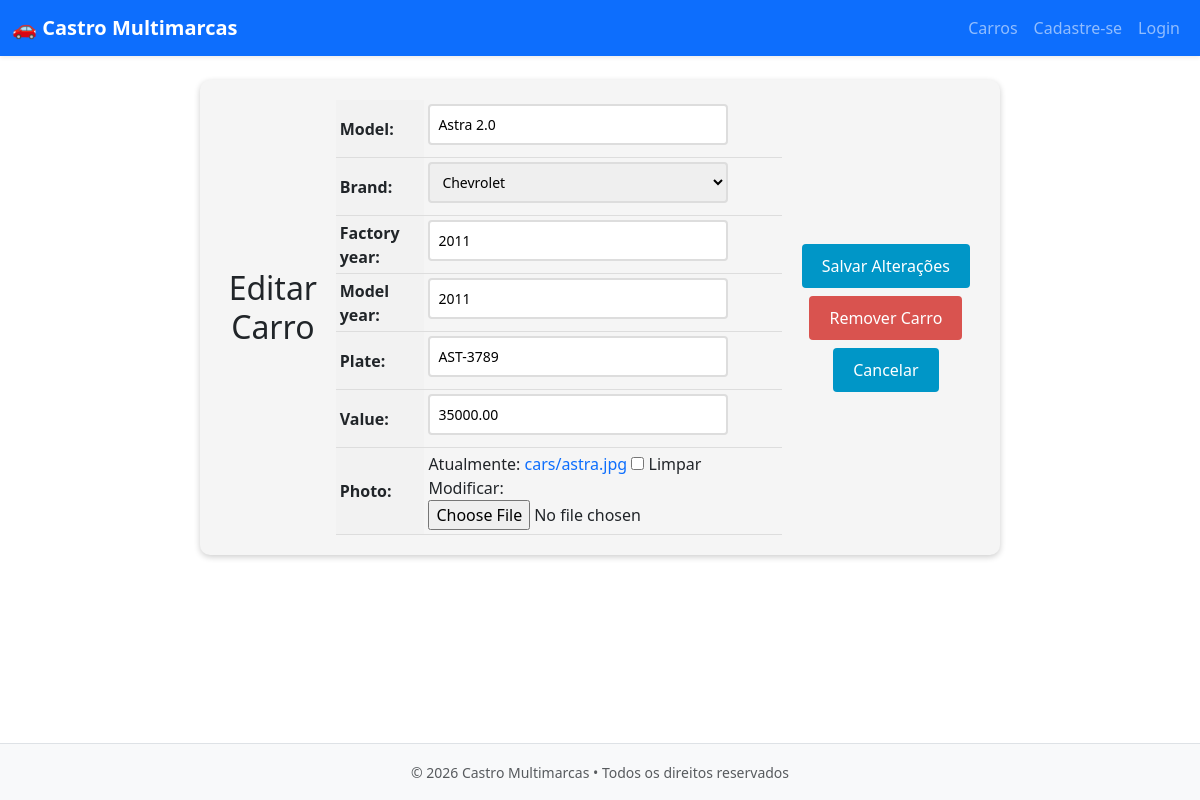
Before: /car/4/update/ with the older database file.
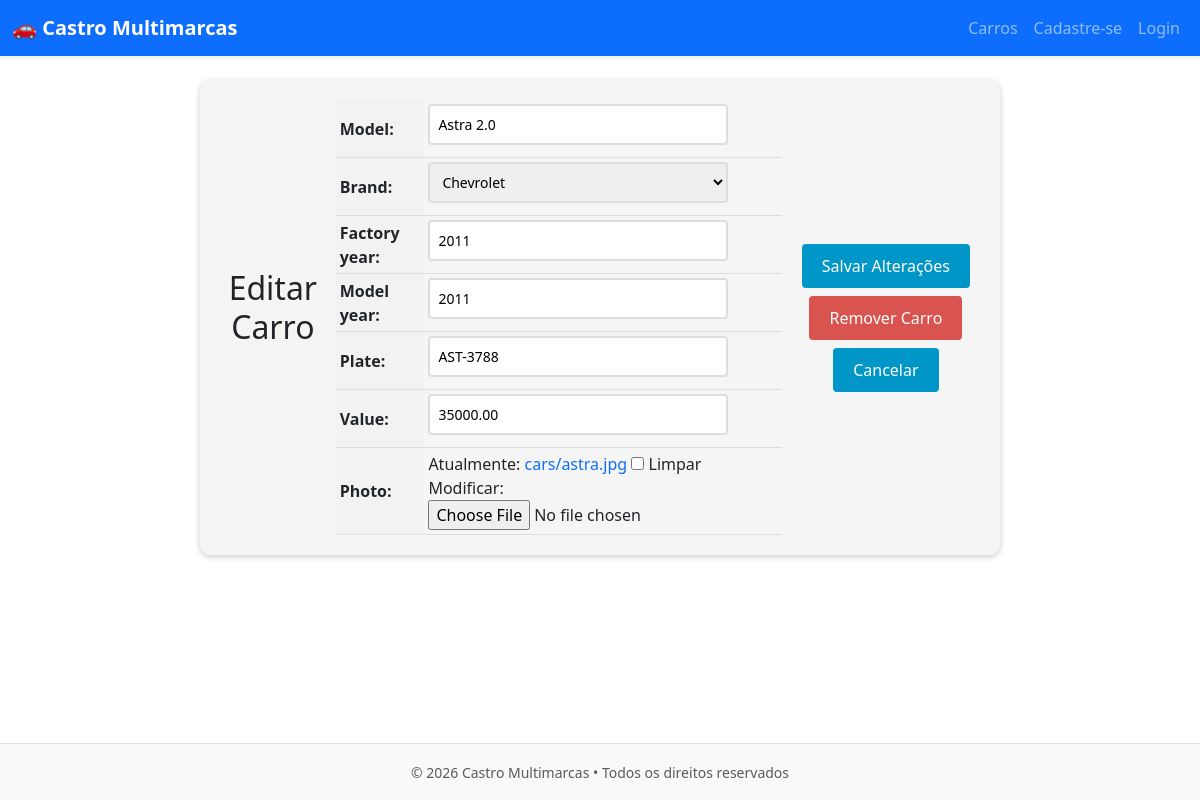
After: the same page with the newer database file.
### cars/models.py (models this page shows, shortened)
class Car(models.Model):
    id = models.AutoField(primary_key=True)
    model = models.CharField(max_length=100)
    brand = models.ForeignKey(Brand, on_delete=models.PROTECT, related_name='car_brand')
    factory_year = models.IntegerField(blank=True, null=True)
    model_year = models.IntegerField(blank=True, null=True)
    plate = models.CharField(max_length=20, blank=True, null=True)
    value = models.DecimalField(blank=True, null=True, max_digits=10, decimal_places=2)
    photo = models.ImageField(upload_to='cars/', blank=True, null=True)

### cars/views.py (the view, shortened to what this page needs)
# urls.py: path('car/<int:pk>/update/', CarUpdateView.as_view(), name='car_update'),
class CarUpdateView(UpdateView):
    model = Car
    form_class = CarModelForm
    template_name = 'car_update.html'

### cars/forms.py (shortened to what this page needs)
class CarModelForm(forms.ModelForm):
    class Meta:
        model = Car
        fields = '__all__'

### cars/models.py (called while the page is built)
    def __str__(self):
        return self.name

### cars/templates/car_update.html (shortened to what this page needs)
{% extends "base.html" %}
{% block content %}
  <form method="post" enctype="multipart/form-data">
    <h1>Editar Carro</h1>
    <table>
      {{ form.as_table }}
    </table>
    <div>
      <div class="buttons-container">
        <input type="submit" value="Salvar Alterações" class="btn btn-primary">
        <a href="{% url 'car_delete' pk=object.pk %}" class="btn btn-danger">Remover Carro</a>
        <a href="{% url 'cars_list' %}" class="btn btn-secondary">Cancelar</a>
      </div>
    </div>
  </form>
{% endblock %}

Changed rows visible on the page:
changed Car "Astra 2.0": plate "AST-3789" → "AST-3788"
